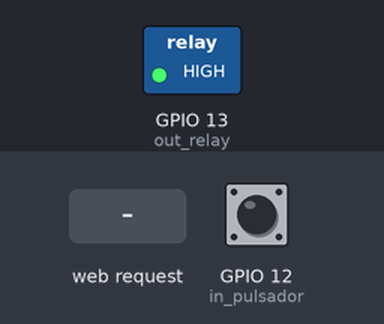
Bench run of a sketch on a simulated ESP32. Parts: switched loads named in the sketch (green lamp = pin HIGH). Inputs (shaded band) come from the test bench; at power-on: GPIO 12 (in_pulsador) LOW. WiFi joins after 1.5 s; servers stay silent unless stated.

Above: at 2.7 s.
2.8 s: HTTP request GET /L received
At 3.5 s:
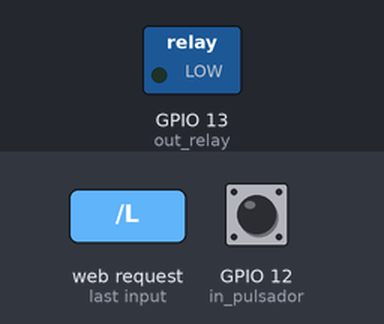
4.3 s: HTTP request GET /H received
At 4.7 s:
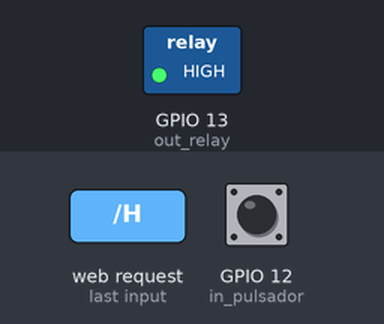
5.8 s: GPIO 12 (in_pulsador) pulled HIGH for 1 s
At 6.5 s:
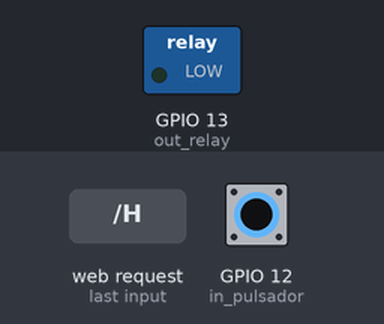
Timing chart, 0 to 8.8 s (numbered marks = the images above; inputs shaded):
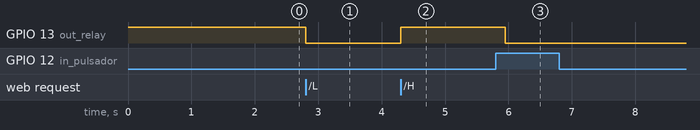

The sketch:

CAFETERA_V3_wifi_reconect.ino
```cpp
/*   MODIFICACIONES
 V3_Reconexión de wifi: TESTED 2019/08/11
 V2_Rebote de botón: TESTED y funcionando 2019/08/11    %% lo último modificado

PROBLEMAS CORREGIDOS
* CAFETERA_V2
*   1.1. EL BOTÓN ES NC, A LA PLACA LE CUESTA ARRANCAR AL ESTAR SIEMPRE PULSADO EN EL INICIO
*   1.2. EL BOTON NC ES MUY SENSIBLE Y SE ACTIVA CASI SOLO
*   1.3. SI DEJAS PULSADO EL BOTÓN, VA CAMBIANDO DE PULSADO, NO PULSADO CONTINUAMENTE.
* CAFETERA_V3
*   2.1. LA WIFI CUANDO SE DESCONECTA NO VUELVE A CONECTARSE, Y SE DESCONECTA EN UNAS 10HORAS
/////////////////////////////////////////////////////////////////////////////////

 Placa: Doit ESP32 DevKit V1

 ESP32 House Automation
 https://www.youtube.com/watch?v=-9D-vtZ-wl4

 learnelectronics
 14 SEPT 2017

 www.youtube.com/c/learnelectronics
 arduino0169@gmail.com

 */

#include <WiFi.h>

const char* ssid     = "MiFibra-133E-24G";
const char* password = "ociFo9TT";
int in_pulsador=12, out_relay=13;
unsigned long inicio, fin, transcurrido;
unsigned long tempOFF=12*60*1000;  //1seg=1000; 13min = 13*60*1000=780000
bool pulsador, coffeeON;    //cambiado de int a bool %%

int abortwifi=0;
bool flag_wifi_error=0;

int reconnect_ini=0, reconnect_end, reconnect_transc, reconnect_OFF=20*60*1000;
bool reconectar;
bool se_entera_de_desconexion=0;

WiFiServer server(80);

void setup()
{
    Serial.begin(115200);
//    pinMode(5, OUTPUT);      // set the LED pin mode
    pinMode(in_pulsador,INPUT);  //pulsador
    pinMode(out_relay,OUTPUT);  //relay

//Inicialización de valores:
    digitalWrite(out_relay,HIGH);  //relay APAGADO AL INICIO
    //Temporizador cafetera
    inicio=0;
    fin=0;

    //Temporizador reconexión a Wifi
    reconnect_ini=0;
    reconnect_end=0;
    reconectar=0;

    delay(10);

    // We start by connecting to a WiFi network
 /*
    //   Serial.println();
    //   Serial.println();
    //   Serial.print("Connecting to ");
    //   Serial.println(ssid);
 */
    WiFi.begin(ssid, password);

    abortwifi=0;  //flag por si falla la conexión

    while (WiFi.status() != WL_CONNECTED) {
        delay(500);
        //   Serial.print(".");
          abortwifi++;

        if (abortwifi>25)  {
          //   Serial.print("No pudo conectar");
          goto here;
        }

    }
/*
if (WiFi.status() == WL_CONNECTED) {
//   Serial.print("IP address: ");
//   Serial.print( WiFi.localIP());

}

*/

server.begin();
 here:
   delay (10);
   abortwifi=0;

}


void loop(){
 WiFiClient client = server.available();   // listen for incoming clients


//////Lee la entrada del botón y evita rebotes/////////////////////////////
//////////////////////////////////////////////////////////
      if (digitalRead(in_pulsador) == HIGH)     //Pregunta si el pulsador está pulsador
      {
          pulsador = 1;     //La variable cambia de valor
          delay(150);      //evita el pequeño rebote que pueda formarse
      }

      if (digitalRead(in_pulsador) == LOW && pulsador == 1)
          pulsador = 0;    //La variable vuelve a su valor original
///////////////////////////////////////////////////////////////////////////////////////

coffeeON = !digitalRead(out_relay);   //el relé tiene lógica negativa

  if (coffeeON)
    fin=millis();

  if (!coffeeON)
    inicio = 0;


    transcurrido=fin-inicio;
  // //   Serial.println(transcurrido);
  // //   Serial.println(tempOFF);


 ////////MODO MANUAL: LA CAFETERA SE ENCIENDE Y APAGA CON EL BOTÓN,
 ////////PERO SE APAGA POR TERMPORIZADOR SI LLEGA AL tempOFF
 Manual:

   if (pulsador && !coffeeON) {                   //encendemos cafetera

   // //   Serial.println("TURN ON por boton");
    digitalWrite(out_relay, LOW);               // GET /H turns the LED on
    inicio=millis();

    delay(100);
    while (digitalRead(in_pulsador) == HIGH);
    delay(100);

   }

   if (coffeeON && (pulsador || transcurrido>tempOFF))  {     //APAGAMOS cafetera

  //  //   Serial.println("TURN OFF por boton");
    digitalWrite(out_relay, HIGH);
    inicio=0;

    delay(100);
    while (digitalRead(in_pulsador) == HIGH);
    delay(100);
   }
////////////////////    FIN DE MANUAL  //////////////////


///  WIFI. Si la conexión inicial falló, el sistema intenta volver a conectarse cada "reconnect_OFF" minutos
 Wifi:

if (WiFi.status()!= WL_CONNECTED && !se_entera_de_desconexion) {   //Si está desconectada, comienzo a contar para reconectarme
reconnect_ini=millis();
se_entera_de_desconexion=1;
reconectar=1;
////   Serial.println("se ha enterado ahora que está desconectado");
}

if (WiFi.status() == WL_CONNECTED && se_entera_de_desconexion)
se_entera_de_desconexion=0;


 if (WiFi.status() != WL_CONNECTED  && reconectar)  {
 ////   Serial.println("Nuevo intento de reconexión:");
 reconectar=0;

    WiFi.begin(ssid, password);

    abortwifi=0;  //flag por si falla la conexión

    while (!flag_wifi_error || coffeeON) {
        delay(400);
      //  //   Serial.print("re.");
          abortwifi++;

        if (abortwifi>20)  {
       //   //   Serial.print("... No pudo conectar ...");
          flag_wifi_error=1;
          reconectar=0;
          reconnect_ini=millis();
          goto here_dos;

        }

    }


 here_dos:
     delay (10);

     if (WiFi.status() == WL_CONNECTED)
 //    //   Serial.println(WiFi.localIP());

    server.begin();
  }

/* AQUÍ TERMINA LA RECONEXIÓN DE LA WIFI */

////////////////////////////////////////////////
/*TEMPORIZADOR PARA RECONECTAR WIFI EN CASO DE FALLO*/
//int reconnect_ini=0, reconnect_end, reconnect_transc, reconnect_OFF;

  if (flag_wifi_error)
    reconnect_end=millis();

  reconnect_transc= reconnect_end - reconnect_ini;

  if(WiFi.status()!= WL_CONNECTED && reconnect_transc>reconnect_OFF){   //si tiempo transcurrido > reconec, intento reconectarme
  reconectar=1;
  flag_wifi_error=0;
  //   //   Serial.println("reconectar=1");
  }

  if (WiFi.status()== WL_CONNECTED)
  {
    reconnect_ini=0;
    reconectar=0;
    flag_wifi_error=0;
  }


/* CREAMOS EL CLIENTE WEB */

  if (client) {                             // if you get a client,
    //   Serial.println("New Client.");           // print a message out the serial port
    String currentLine = "";                // make a String to hold incoming data from the client
    while (client.connected()) {            // loop while the client's connected
      if (client.available()) {             // if there's bytes to read from the client,
        char c = client.read();             // read a byte, then
//        Serial.write(c);                    // print it out the serial monitor
        if (c == '\n') {                    // if the byte is a newline character

          // if the current line is blank, you got two newline characters in a row.
          // that's the end of the client HTTP request, so send a response:
          if (currentLine.length() == 0) {
            // HTTP headers always start with a response code (e.g. HTTP/1.1 200 OK)
            // and a content-type so the client knows what's coming, then a blank line:
            client.println("HTTP/1.1 200 OK");
            client.println("Content-type:text/html");
            client.println();

            // the content of the HTTP response follows the header:
            client.print("<br>");
            client.print("<br>");
            client.print("COFFEE ON -->  <a href=\"/L\">HERE</a> <br>");
            client.print("<br>");
            client.print("<br>");
            client.print("COFFEE OFF -->  <a href=\"/H\">HERE</a> <br>");
            if (coffeeON)
            client.print("SE ESTÁ HACIENDO UN CAFELITO <br>");

            if (!coffeeON)
            client.print("CAFETERA APAGADA <br>");


 /*           client.print("Click <a href=\"/I\">here</a> to turn WALKWAY on.<br>");
            client.print("Click <a href=\"/J\">here</a> to turn WALKWAY off.<br>");

            client.print("Click <a href=\"/O\">here</a> to turn BACK DOOR on.<br>");
            client.print("Click <a href=\"/P\">here</a> to turn BACK DOOR off.<br>");


            // The HTTP response ends with another blank line:
            client.println();
            // break out of the while loop:
*/           break;
          } else {    // if you got a newline, then clear currentLine:
            currentLine = "";
          }
        } else if (c != '\r') {  // if you got anything else but a carriage return character,
          currentLine += c;      // add it to the end of the currentLine
        }

        // Check to see if the client request was "GET /H" or "GET /L":
        if (currentLine.endsWith("GET /L")) {
           digitalWrite(out_relay, LOW);               // GET /H turns the LED on
           inicio=millis();
        }

        if (currentLine.endsWith("GET /H")) {
           digitalWrite(out_relay, HIGH);
           inicio=0;
        }

/*        if (currentLine.endsWith("GET /I")) {
          digitalWrite(12, HIGH);               // GET /H turns the LED on
        }
        if (currentLine.endsWith("GET /J")) {
          digitalWrite(12, LOW);                // GET /L turns the LED off
        }

        if (currentLine.endsWith("GET /O")) {
          digitalWrite(13, HIGH);               // GET /H turns the LED on
        }
        if (currentLine.endsWith("GET /P")) {
          digitalWrite(13, LOW);                // GET /L turns the LED off
*/

        }
      }
    }

    // close the connection:
    client.stop();


  }
```

Measured:
- after the input at 2.8 s, GPIO 13 (out_relay): HIGH → LOW at once
- after the input at 4.3 s, GPIO 13 (out_relay): LOW → HIGH at once
- after the input at 5.8 s, GPIO 13 (out_relay): HIGH → LOW after 0.15 s
